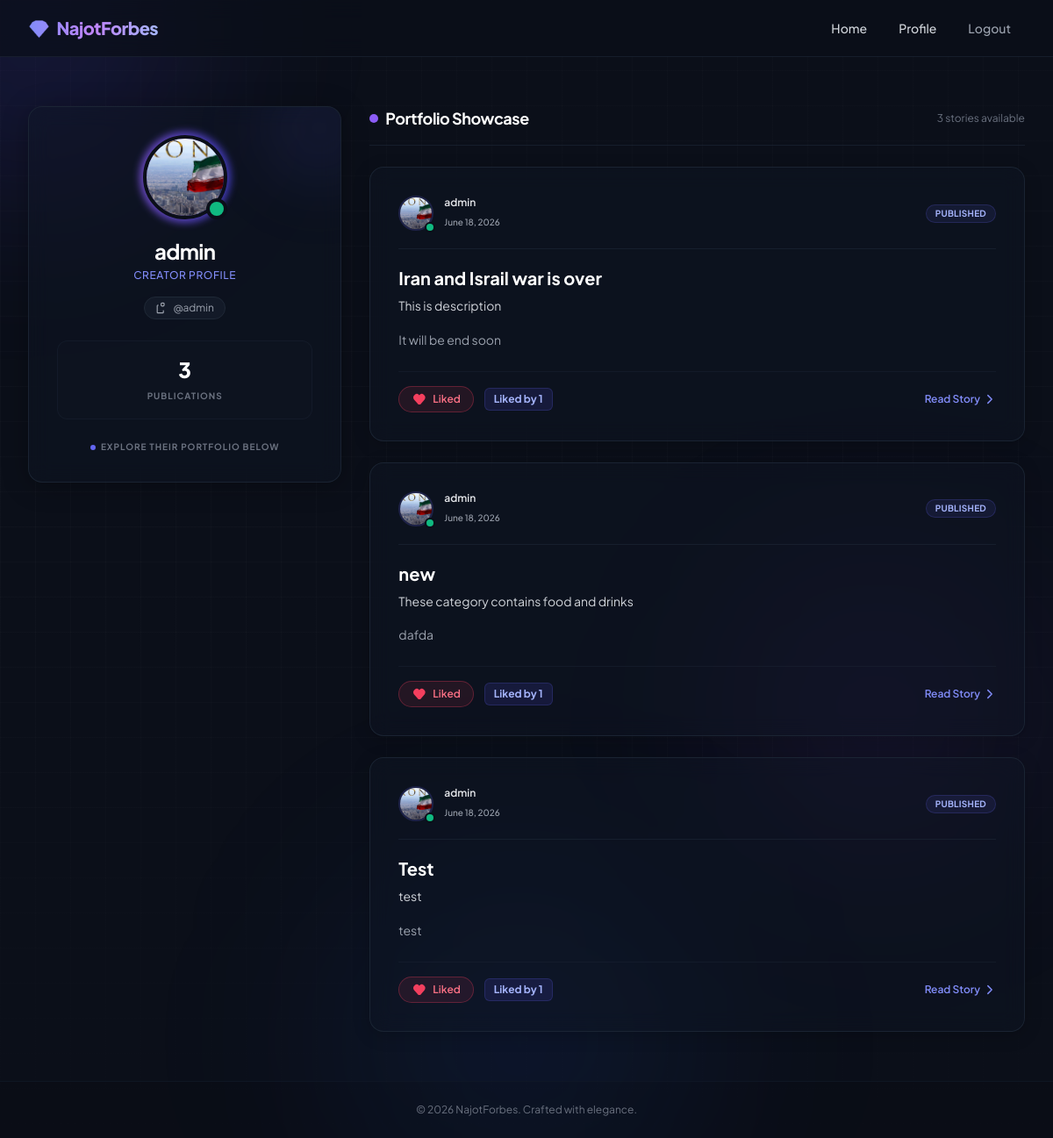
The page /auth/users/admin (signed in) on the database as committed earlier.
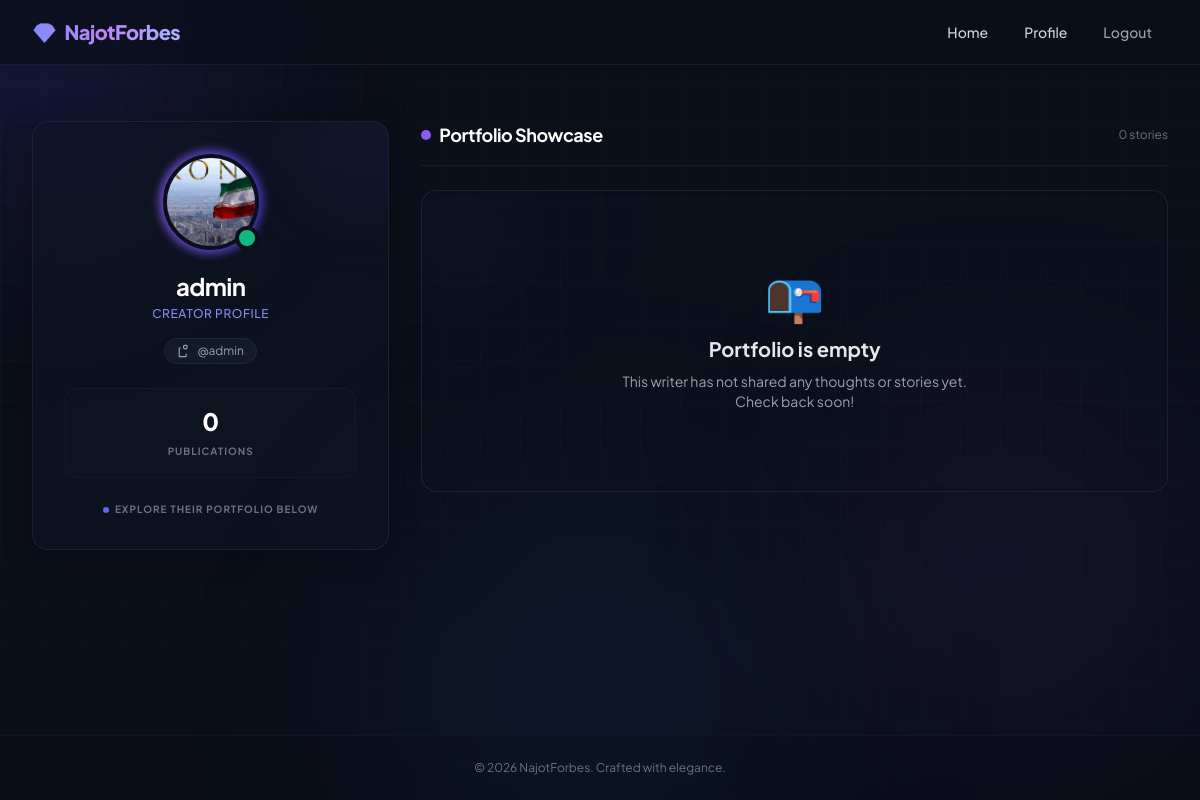
The same page on the database as committed later.
### posts/models.py (models this page shows, shortened)
class Post(models.Model):
    title = models.CharField(max_length=100)
    desc = models.CharField(max_length=600)
    author = models.ForeignKey(CustomUser, on_delete=models.CASCADE)
    image = models.ImageField(upload_to='posts/', null=True, blank=True)
    body = models.TextField()
    category = models.ForeignKey(Category, on_delete=models.SET_NULL, null=True, blank=True)
    created_at = models.DateTimeField(auto_now_add=True)
    @property
    def users_who_liked(self):
        return [like.user for like in self.likes.all()]
    @property
    def likes_count(self):
        return len(self.likes.all())

class Like(models.Model):
    post = models.ForeignKey(Post, on_delete=models.CASCADE, related_name='likes')
    user = models.ForeignKey(CustomUser, on_delete=models.CASCADE)
    created_at = models.DateTimeField(auto_now_add=True)
    class Meta:
        unique_together = ('post', 'user')

### accounts/models.py (models this page shows)
class CustomUser(AbstractUser):
    age = models.IntegerField(null=True, blank=True)
    profile_img = models.ImageField(upload_to='avatars/', default='default_profile.jpg', blank=True)
    phone_number = models.CharField(max_length=15, blank=True, null=True)

### accounts/views.py (the view)
# urls.py: path('users/<slug:username>', UserProfileView.as_view(), name='user-profile')
class UserProfileView(View):
    def get(self, request, username):
        user = get_object_or_404(CustomUser, username=username)
        posts = Post.objects.filter(author=user)
        return render(request, 'user-profile.html', {'user':user, 'posts':posts})

### templates/user-profile.html (shortened to what the changed rows need)
{% extends 'base.html' %}
{% block content %}
<div class="max-w-6xl mx-auto py-4">
    <div class="grid grid-cols-1 lg:grid-cols-12 gap-8 items-start">
        <div class="lg:col-span-4 lg:sticky lg:top-24 space-y-6">
            <div class="relative overflow-hidden bg-[#111726]/40 backdrop-blur-md border border-gray-800/80 rounded-2xl p-6 md:p-8 shadow-[0_4px_30px_rgba(0,0,0,0.3)] hover:border-indigo-500/20 transition-all duration-300">
                <div class="flex flex-col items-center text-center">
                    <h2 class="text-xl md:text-2xl font-bold text-white tracking-tight flex items-center gap-2">
                        {% if user.username %}{{ user.username }}{% else %}Writer{% endif %}
                    </h2>
                    <div class="w-full grid grid-cols-1 gap-2 mt-6 py-4 px-2 rounded-xl bg-gray-900/30 border border-gray-800/40">
                        <div class="text-center">
                            <span class="block text-2xl font-black text-white">
                                {% if posts %}{{ posts|length }}{% else %}0{% endif %}
                            </span>
                            <span class="text-[10px] uppercase tracking-widest font-bold text-gray-500">Publications</span>
                        </div>
                    </div>
                </div>
            </div>
        </div>
        <div class="lg:col-span-8 space-y-6">
            <div class="flex items-center justify-between border-b border-gray-800/60 pb-4 mb-2">
                <h3 class="text-lg font-bold tracking-tight text-white flex items-center gap-2">
                    <span class="w-2.5 h-2.5 rounded-full bg-violet-500 animate-pulse"></span>
                    Portfolio Showcase
                </h3>
                <span class="text-xs text-gray-500">{% if posts %}{{ posts|length }} stories available{% else %}0 stories{% endif %}</span>
            </div>
            {% for post in posts %}
            <article class="group relative bg-[#111726]/40 backdrop-blur-md border border-gray-800/80 hover:border-indigo-500/30 rounded-2xl p-6 md:p-8 transition-all duration-300 shadow-[0_4px_20px_rgba(0,0,0,0.2)] hover:shadow-[0_10px_30px_rgba(79,70,229,0.1)] flex flex-col justify-between">
                <div class="flex items-center justify-between mb-5 pb-5 border-b border-gray-800/60">
                    <div class="flex items-center gap-3">
                        <div class="relative flex-shrink-0">
                            {% if user.profile_img %}
                                <img src="{{ user.profile_img.url }}" alt="{{ post.author }}" class="w-10 h-10 rounded-full object-cover border-2 border-indigo-500/20" onerror="this.onerror=null; this.src='https://placehold.co/100x100/1e1e2f/ffffff?text=Avatar';">
                            {% else %}
                                <div class="w-10 h-10 rounded-full bg-indigo-900/40 border border-indigo-500/30 flex items-center justify-center text-indigo-300 font-semibold text-xs">
                                    {{ user.username|slice:":1"|upper }}
                                </div>
                            {% endif %}
                            <span class="absolute bottom-0 right-0 block h-2 w-2 rounded-full bg-emerald-500 ring-2 ring-[#0B0F19]"></span>
                        </div>
                        <div>
                            <span class="block text-xs font-semibold text-gray-200">
                                {{ post.author }}
                            </span>
                            <span class="text-[10px] text-gray-400 font-medium">
                                {{ post.created_at|date:"F d, Y" }}
                            </span>
                        </div>
                    </div>
                    <div class="text-[10px] px-2.5 py-0.5 rounded-full bg-indigo-500/10 border border-indigo-500/20 text-indigo-300 font-bold tracking-wide uppercase">
                        Published
                    </div>
                </div>
                <a href="{% url 'post-detail' post.pk %}" class="block focus:outline-none focus:ring-2 focus:ring-indigo-500 rounded-lg">
                    <h4 class="text-xl font-bold text-white group-hover:text-indigo-300 transition-colors duration-200 mb-2 leading-tight">
                        {{ post.title }}
                    </h4>
                    {% if post.desc %}
                    <p class="text-gray-300 text-sm leading-relaxed mb-4 line-clamp-2">
                        {{ post.desc }}
                    </p>
                    {% endif %}
                    <div class="text-gray-400 text-sm leading-relaxed line-clamp-3 prose prose-invert max-w-none mb-6">
                        {{ post.body|linebreaks }}
                    </div>
                </a>
                <div class="flex items-center justify-between pt-4 border-t border-gray-800/40 mt-auto">
                    <div class="flex items-center gap-3">
                        {% if request.user.is_authenticated %}
                        <form method="POST" action="{% url 'like' post.pk %}" class="inline-block">
                            {% if request.user in post.users_who_liked.all or request.user in post.users_who_liked %}
                                <button type="submit" class="flex items-center gap-2 px-3.5 py-1.5 rounded-full bg-rose-500/10 border border-rose-500/30 text-rose-400 hover:bg-rose-500/20 active:scale-95 transition-all duration-200 text-xs font-semibold">
                                    Liked
                                </button>
                            {% endif %}
                        </form>
                        {% endif %}
                        <span class="text-xs bg-indigo-900/30 text-indigo-300 font-bold px-2.5 py-1 rounded-md border border-indigo-500/20">
                            Liked by {{ post.likes_count }}
                        </span>
                    </div>
                    <a href="{% url 'post-detail' post.pk %}" class="flex items-center gap-1 text-xs font-semibold text-indigo-400 hover:text-indigo-300 transition-colors group-hover:translate-x-0.5 transform duration-200">
                        Read Story
                        <svg xmlns="http://www.w3.org/2000/svg" fill="none" viewBox="0 0 24 24" stroke-width="2.5" stroke="currentColor" class="w-3.5 h-3.5">
                            <path stroke-linecap="round" stroke-linejoin="round" d="M8.25 4.5l7.5 7.5-7.5 7.5" />
                        </svg>
                    </a>
                </div>
            </article>
            {% empty %}
            <div class="text-center py-20 bg-[#111726]/20 border border-gray-800/80 rounded-2xl p-6 shadow-inner relative overflow-hidden">
                <div class="absolute -top-10 -left-10 w-40 h-40 bg-indigo-500/5 rounded-full blur-3xl"></div>
                <div class="text-5xl mb-4">📭</div>
                <h4 class="text-xl font-bold text-gray-200">Portfolio is empty</h4>
                <p class="text-gray-400 text-sm mt-2 max-w-sm mx-auto">This writer has not shared any thoughts or stories yet. Check back soon!</p>
            </div>
            {% endfor %}
        </div>
    </div>
</div>
{% endblock %}

Rows that differ between the two databases and show on the page:
removed Post: profile_img (placeholder picture), author "admin", created_at "June 18, 2026", title "Iran and Israil war is over", desc "This is description", body "It will be end soon", shows "Liked", likes_count "1"
removed Post: profile_img (placeholder picture), author "admin", created_at "June 18, 2026", title "new", desc "These category contains food and drinks", body "dafda", shows "Liked", likes_count "1"
removed Post: profile_img (placeholder picture), author "admin", created_at "June 18, 2026", title "Test", desc "test", body "test", shows "Liked", likes_count "1"
Other text that changed with them:
{{ posts|length }}: "3" → (not shown)
text no longer shown: "stories available"
text now shown: "0 0 stories 📭 Portfolio is empty This writer has not shared any thoughts or stories yet. Check back soon!"
